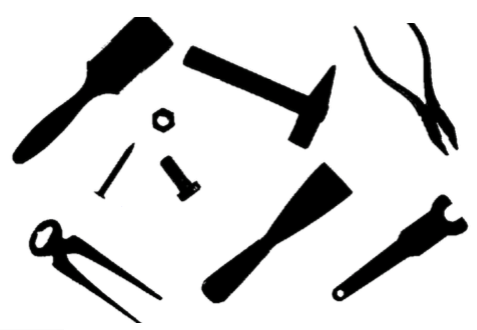
#> input picture exercicio06/exercicio06a/blob.png, 477 x 330 px
$ python exercicio06a.py   (older library calls are emulated)
#> lines starting #> are read from the running program, lines starting #| are printed output that depends on the picture; after the words box and inside, x2 and y2 are one past the last pixel; in counts of white or black regions, pixels touching at a corner belong together
#> the answer given: blob.png
#coding: utf-8
#!/usr/bin/python

#------------------------------------------------------------------------------#
# Aluno : Bruno Alexandre Krinski                                              #
# Matéria : Processamento de Imagens                                           #
# Exercício: Usando a técnica de projeção de histograma, informe a quantidade  #
#            de linhas de texto presentes na imagem abaixo.                    #
#------------------------------------------------------------------------------#

import cv2
import math
import time
import numpy as np
from matplotlib import pyplot as plt

#------------------------------------------------------------------------------#
# Nome : calculaDCC                                                            #
# Parametro 1 : v (Lista do Chain Codes)                                       #
# Retorno : d (Lista com a diferença dos Chain Codes)                          #
# Descrição : Função que calcula a diferença entre os Chain Codes de um objeto #
#------------------------------------------------------------------------------#
def calculaDCC(v):
  d = []
  for i in range(1,len(v)):
    if (v[i] >= v[i-1]):
      d.append(v[i] - v[i-1])
    else:
      d.append(8-v[i]-v[i-1])
  return d

#------------------------------------------------------------------------------#
# Nome : euclidianDist                                                         #
# Parametro 1 : v1 (lista de elementos)                                        #
# Parametro 2 : v2 (lista de elementos)                                        #
# Retorno : q (Distancia euclidiana entre as duas listas de elementos)         #
# Descrição : Calcula a distancia euclidiana entre duas listas                 #
#------------------------------------------------------------------------------#
def euclidianDist(v1,v2):
  p = 0
  for i in range (0,len(v1)):
    p += (v1[i] - v2[i])**2
  q = math.sqrt(p)
  return q

#------------------------------------------------------------------------------#
# Nome : normalizaVetor                                                        #
# Parametro 1 : v (Lista de elementos)                                         #
# Retorno : n (Lista de elementos)                                             #
# Descrição : Retorna uma lista de elementos contendo a porcentagem de         #
#             ocorrencia de cada elemento na lista de entrada                  #
#------------------------------------------------------------------------------#
def normalizaVetor(v):
  n = []
  for x in set(v):
    n.append(float(v.count(x))/float(len(v)))
  return n

#------------------------------------------------------------------------------#
# Nome : normalizaVetor                                                        #
# Parametro 1 : v (Lista de elementos)                                         #
# Retorno : n (Lista de elementos)                                             #
# Descrição : Retorna uma lista de elementos contendo a porcentagem de         #
#             ocorrencia de cada elemento na lista de entrada                  #
#------------------------------------------------------------------------------#
def normalizaVetor2(v):
  n = []
  for x in range(0,8):
    n.append(float(v.count(x))/float(len(v)))
  return n

#------------------------------------------------------------------------------#
# Nome: chainCode                                                              #
# Parametro 1 : p1 (Um par de coordenadas x,y)                                 #
# Parametro 2 : p2 (Um par de coordenadas x,y)                                 #
# Retorno : Chain code correspondende ao par de pontos da entrada              #
# Descrição : Calcula o chain code correspondente ao par de pontos da entrada  #
#------------------------------------------------------------------------------#
def chainCode(p1,p2):
  if (p1[0][0] == p2[0][0]) and (p1[0][1] > p2[0][1]):
    return 0
  elif (p1[0][0] < p2[0][0]) and (p1[0][1] > p2[0][1]):
    return 7
  elif (p1[0][0] < p2[0][0]) and (p1[0][1] == p2[0][1]):
    return 6
  elif (p1[0][0] < p2[0][0]) and (p1[0][1] < p2[0][1]):
    return 5
  elif (p1[0][0] == p2[0][0]) and (p1[0][1] < p2[0][1]):
    return 4
  elif (p1[0][0] > p2[0][0]) and (p1[0][1] < p2[0][1]):
    return 3
  elif (p1[0][0] > p2[0][0]) and (p1[0][1] == p2[0][1]):
    return 2
  elif (p1[0][0] > p2[0][0]) and (p1[0][1] > p2[0][1]):
    return 1

#------------------------------------------------------------------------------#
# Nome: calculaCC                                                              #
# Parametro 1 : contorno (Lista de pontos do contorno de um objeto)            #
# Retorno : cc (Lista com os chain codes do contorno da imagem)                #
# Descrição : Calcula o chain code de um sequencia de pontos da imagem         #
#------------------------------------------------------------------------------#
def calculaCC(contorno):
  cc = []
  for i in range(1,len(contorno)):
    cc.append(chainCode(contorno[i-1],contorno[i]))
  return cc

#------------------------------------------------------------------------------#
# Nome : calculaDiferençaCC                                                    #
# Parametro 1 : nomeImagem (Nome do arquivo de imagem)                         #
# Retorno : 0                                                                  #
# Descrição : Função que calcula a diferença entre objetos dentro de uma imagem#
#------------------------------------------------------------------------------#
def calculaDiferencaCC(nomeImagem):

  # Le a imagem de entrada
#> called with nomeImagem = 'blob.png'
  img = cv2.imread(nomeImagem)
#> img is the input picture: shape (330, 477, 3); mean B, G, R 214.5, 214.5, 214.5

  # Transforma em escala de cinza
  imgray = cv2.cvtColor(img,cv2.COLOR_BGR2GRAY)

  # Limiariza a imagem
  ret, thresh = cv2.threshold(imgray,127,255,0)
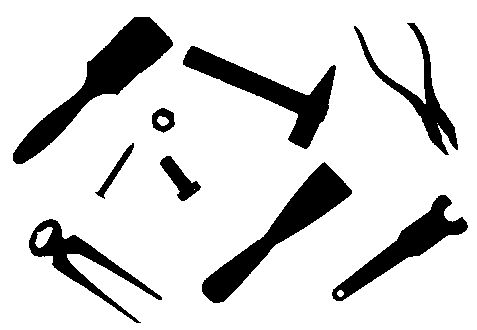
#> thresh: shape (330, 477); 84.1% white; 9 black regions, largest, box (x1, y1, x2, y2) and area: (13, 17, 173, 164) 5857, (202, 162, 352, 303) 4898, (183, 46, 336, 149) 4261

  # Inverte os valores da imagem
  thresh = abs(thresh - 255)
#> thresh: shape (330, 477); values 0 (black) and 1 (white), 15.9% white; 9 white regions

  # Calcula a lista de contornos de cada objeto da imagem
  im2,contours, hierarchy = cv2.findContours(thresh, cv2.RETR_EXTERNAL,
                                                      cv2.CHAIN_APPROX_NONE)
#> contours = 9 contours; largest, box (x1, y1, x2, y2) and area: (13, 17, 173, 164) 5670, (202, 162, 352, 303) 4730, (183, 46, 336, 149) 4055, (332, 195, 468, 301) 3292, (29, 219, 162, 323) 2724
  normalizedCC = []
  normalizedDCC = []
  # Para cada lista de pontos que representam um contorno da imagem
  for cnt in contours:

    # Calcula o chain code dos pontos
    cc = calculaCC(cnt)

    # Calcula a diferença entre os chain codes
    dcc = calculaDCC(cc)

    # Normaliza os chain codes
    a = normalizaVetor(cc)

    # Normaliza a diferença entre os chain codes
    b = normalizaVetor2(dcc)

    normalizedCC.append(a)
    normalizedDCC.append(b)
#> this loop made 9 passes
#> (a, b) on passes 1, 2, 4, 6, 7: ([0.0396, 0.295, 0.114, 0.044, 0.0527, 0.244, 0.204, 0.00659], [0.438, 0.284, 0.00881, 0.0132, 0, 0.0837, 0, 0.0176]), ([0.044, 0.0535, 0.116, 0.277, 0.0597, 0.00943, 0.192, 0.248], [0.442, 0.303, 0.0158, 0.0883, 0.00315, 0.00315, 0, 0.0252]), ([0.0841, 0.234, 0.0748, 0.0841, 0.121, 0.224, 0.0654, 0.112], [0.415, 0.34, 0.00943, 0.0377, 0, 0.00943, 0, 0.0755]), ([0.167, 0.0909, 0.136, 0.0909, 0.182, 0.0909, 0.136, 0.106], [0.369, 0.292, 0.0615, 0.0462, 0, 0.0615, 0, 0.0308]), ([0.127, 0.125, 0.171, 0.1, 0.0782, 0.144, 0.183, 0.0709], [0.287, 0.414, 0.00245, 0.0049, 0, 0.11, 0.00245, 0.049])
#> b on passes 3, 5, 8: [0.556, 0.267, 0.012, 0.0511, 0, 0.003, 0, 0.024], [0.339, 0.443, 0, 0.0348, 0, 0, 0, 0.157], [0.455, 0.263, 0.00998, 0.002, 0, 0.024, 0, 0.114]
#> after the loop, normalizedCC = 9 items; normalizedDCC = 9 items

  # Limites para definir quais objetos são iguais ou não
  limite = 0.3
  limite2 = 0.2

  # Para cada conjunto de contornos (objetos)
  for i in range(0,len(contours)):
    cnt = contours[i]
    cntImg = img.copy()
    cntImg2 = img.copy()

    # Calcula a distancia (diferença) entre cada objeto da imagem
    for j in range(0,len(contours)):
      # Primeiro através dos chain codes
      if (euclidianDist(normalizedCC[i],normalizedCC[j]) <= limite):
        cv2.drawContours(cntImg, [contours[j]], 0, (255,0,0),3)
      # Segundo através da diferença entre chain codes
      if (euclidianDist(normalizedDCC[i],normalizedDCC[j]) <= limite2):
        cv2.drawContours(cntImg2, [contours[j]], 0, (0,0,255),3)
    cv2.drawContours(cntImg, [cnt], 0, (0,255,0), 3)
    cv2.imwrite('chainCodes'+str(i)+'.png',cntImg)
    cv2.drawContours(cntImg2, [cnt], 0, (0,255,0), 3)
    cv2.imwrite('chainCodesDiferenca'+str(i)+'.png',cntImg2)
#> this loop made 9 passes
#> pass 1, in calculaDiferencaCC, `cv2.imwrite('chainCodes'+str(i)+'.png',cntImg)`:
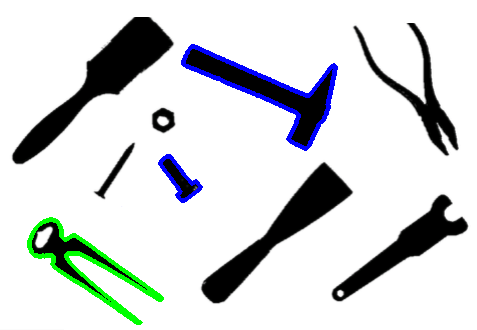
#> saved as chainCodes0.png: shape (330, 477, 3); mean B, G, R 215.4, 214.9, 211.2
#> pass 1, in calculaDiferencaCC, `cv2.imwrite('chainCodesDiferenca'+str(i)+'.png',cntImg2)`:
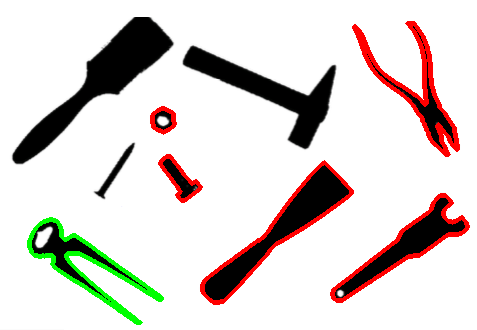
#> saved as chainCodesDiferenca0.png: shape (330, 477, 3); mean B, G, R 208.6, 212.2, 219.2
#> pass 2, in calculaDiferencaCC, `cv2.imwrite('chainCodes'+str(i)+'.png',cntImg)`:
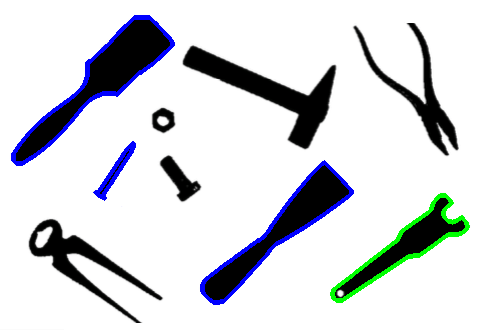
#> saved as chainCodes1.png: shape (330, 477, 3); mean B, G, R 217.3, 213.3, 210.7
#> pass 2, in calculaDiferencaCC, `cv2.imwrite('chainCodesDiferenca'+str(i)+'.png',cntImg2)`:
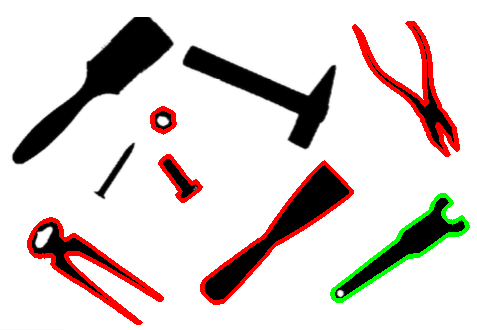
#> saved as chainCodesDiferenca1.png: shape (330, 477, 3); mean B, G, R 208.6, 211.1, 220.3
#> after the loop:
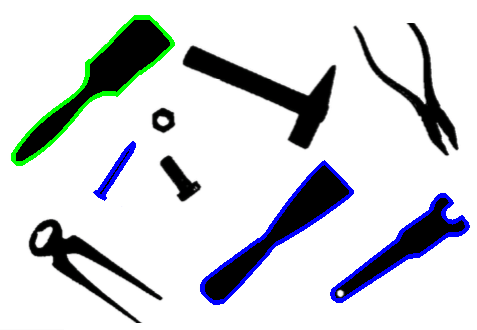
#> cntImg: shape (330, 477, 3); mean B, G, R 216.9, 213.7, 210.7
#> after the loop:
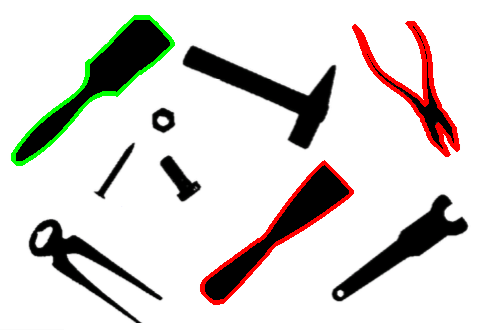
#> cntImg2: shape (330, 477, 3); mean B, G, R 210.5, 213.5, 217.2
  return 0

#------------------------------------------------------------------------------#
# Função principal                                                             #
#------------------------------------------------------------------------------#
if (__name__ == '__main__'):
 nomeImagem = input("Digite o nome da imagem: ")

 init = time.time()
 calculaDiferencaCC(nomeImagem)
 end = time.time()

 print("Tempo total de execução: " + str(end-init))
